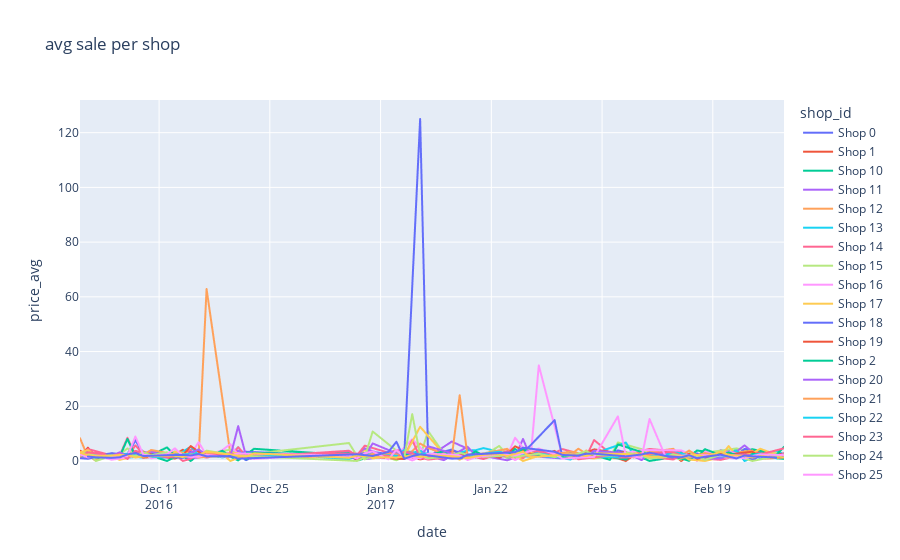

Source (notebook cell):
### Code cell
fig = px.line(shops_purchase_by_date, x="date", y="price_avg", color='shop_id',title='avg sale per shop')
fig.show()
